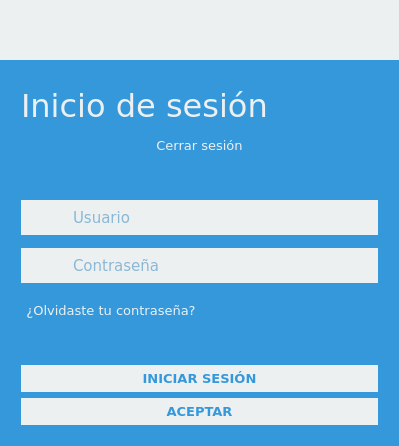
<?xml version="1.0" encoding="UTF-8"?>
<ui version="4.0">
 <class>Form</class>
 <widget class="QWidget" name="Form">
  <property name="geometry">
   <rect>
    <x>0</x>
    <y>0</y>
    <width>399</width>
    <height>446</height>
   </rect>
  </property>
  <property name="windowTitle">
   <string>Iniciar sesión</string>
  </property>
  <property name="windowIcon">
   <iconset>
    <normaloff>:/sigrdap/icons/usuario.png</normaloff>:/sigrdap/icons/usuario.png</iconset>
  </property>
  <property name="styleSheet">
   <string notr="true">QWidget{
	background-color: #3498db;
}

QLineEdit {
color: #2980b9;
background-color: #ecf0f1;
border-style: none;
padding-left: 15px;
}

QPushButton:enabled{
background-color: #ecf0f1;
color: #3498db;
}

QPushButton:disabled{
background-color: #adc1ce;
color: rgb(255, 255, 255);
}

</string>
  </property>
  <layout class="QVBoxLayout" name="verticalLayout_2">
   <property name="leftMargin">
    <number>0</number>
   </property>
   <property name="topMargin">
    <number>0</number>
   </property>
   <property name="rightMargin">
    <number>0</number>
   </property>
   <property name="bottomMargin">
    <number>0</number>
   </property>
   <item>
    <widget class="QFrame" name="frame">
     <property name="sizePolicy">
      <sizepolicy hsizetype="Preferred" vsizetype="Fixed">
       <horstretch>0</horstretch>
       <verstretch>0</verstretch>
      </sizepolicy>
     </property>
     <property name="minimumSize">
      <size>
       <width>0</width>
       <height>35</height>
      </size>
     </property>
     <property name="styleSheet">
      <string notr="true">background-color: #ecf0f1;</string>
     </property>
     <property name="frameShape">
      <enum>QFrame::NoFrame</enum>
     </property>
     <property name="frameShadow">
      <enum>QFrame::Raised</enum>
     </property>
     <layout class="QHBoxLayout" name="horizontalLayout">
      <property name="spacing">
       <number>0</number>
      </property>
      <property name="leftMargin">
       <number>0</number>
      </property>
      <property name="topMargin">
       <number>0</number>
      </property>
      <property name="rightMargin">
       <number>0</number>
      </property>
      <property name="bottomMargin">
       <number>0</number>
      </property>
      <item>
       <widget class="QLabel" name="logo">
        <property name="styleSheet">
         <string notr="true"/>
        </property>
        <property name="text">
         <string/>
        </property>
       </widget>
      </item>
      <item>
       <spacer name="horizontalSpacer">
        <property name="orientation">
         <enum>Qt::Horizontal</enum>
        </property>
        <property name="sizeHint" stdset="0">
         <size>
          <width>40</width>
          <height>20</height>
         </size>
        </property>
       </spacer>
      </item>
      <item>
       <layout class="QVBoxLayout" name="verticalLayout_6">
        <property name="spacing">
         <number>0</number>
        </property>
        <item>
         <widget class="QPushButton" name="botonCerrar">
          <property name="sizePolicy">
           <sizepolicy hsizetype="Fixed" vsizetype="Fixed">
            <horstretch>0</horstretch>
            <verstretch>0</verstretch>
           </sizepolicy>
          </property>
          <property name="minimumSize">
           <size>
            <width>50</width>
            <height>50</height>
           </size>
          </property>
          <property name="maximumSize">
           <size>
            <width>50</width>
            <height>50</height>
           </size>
          </property>
          <property name="focusPolicy">
           <enum>Qt::NoFocus</enum>
          </property>
          <property name="styleSheet">
           <string notr="true">:enabled{
	color: black;
	border: none;
	padding: 5px;
}

:disabled{
	color: black;
}

:pressed{
	background-color: black;
}

:hover{
	background-color: #e74c3c;
	border: none;
}</string>
          </property>
          <property name="text">
           <string/>
          </property>
          <property name="icon">
           <iconset>
            <normaloff>:/General/icons/closeicon-d.png</normaloff>:/General/icons/closeicon-d.png</iconset>
          </property>
          <property name="iconSize">
           <size>
            <width>24</width>
            <height>24</height>
           </size>
          </property>
          <property name="flat">
           <bool>false</bool>
          </property>
         </widget>
        </item>
        <item>
         <spacer name="verticalSpacer_6">
          <property name="orientation">
           <enum>Qt::Vertical</enum>
          </property>
          <property name="sizeHint" stdset="0">
           <size>
            <width>20</width>
            <height>10</height>
           </size>
          </property>
         </spacer>
        </item>
       </layout>
      </item>
     </layout>
    </widget>
   </item>
   <item>
    <layout class="QVBoxLayout" name="verticalLayout">
     <property name="leftMargin">
      <number>21</number>
     </property>
     <property name="topMargin">
      <number>21</number>
     </property>
     <property name="rightMargin">
      <number>21</number>
     </property>
     <property name="bottomMargin">
      <number>21</number>
     </property>
     <item>
      <widget class="QLabel" name="labelBienvenido">
       <property name="sizePolicy">
        <sizepolicy hsizetype="MinimumExpanding" vsizetype="Preferred">
         <horstretch>0</horstretch>
         <verstretch>0</verstretch>
        </sizepolicy>
       </property>
       <property name="minimumSize">
        <size>
         <width>205</width>
         <height>0</height>
        </size>
       </property>
       <property name="font">
        <font>
         <family>Verdana</family>
         <pointsize>24</pointsize>
        </font>
       </property>
       <property name="styleSheet">
        <string notr="true">color: #ecf0f1;</string>
       </property>
       <property name="text">
        <string>&lt;html&gt;&lt;head/&gt;&lt;body&gt;&lt;p&gt;Inicio de sesión&lt;/p&gt;&lt;/body&gt;&lt;/html&gt;</string>
       </property>
       <property name="wordWrap">
        <bool>false</bool>
       </property>
      </widget>
     </item>
     <item>
      <layout class="QHBoxLayout" name="horizontalLayout_5">
       <item>
        <widget class="QLabel" name="spacerC1">
         <property name="text">
          <string/>
         </property>
        </widget>
       </item>
       <item>
        <widget class="QPushButton" name="botonLogout">
         <property name="font">
          <font>
           <family>Verdana</family>
           <pointsize>10</pointsize>
           <weight>50</weight>
           <bold>false</bold>
          </font>
         </property>
         <property name="cursor">
          <cursorShape>PointingHandCursor</cursorShape>
         </property>
         <property name="focusPolicy">
          <enum>Qt::TabFocus</enum>
         </property>
         <property name="styleSheet">
          <string notr="true">:enabled{
	color: #ecf0f1;
	border: none;
	background-color: transparent;
	padding: 5px;
}

:disabled{
	color: #ecf0f1;
}

:pressed{
	color: black;
}

:hover{
	color: white;
}</string>
         </property>
         <property name="text">
          <string>Cerrar sesión</string>
         </property>
         <property name="flat">
          <bool>true</bool>
         </property>
        </widget>
       </item>
       <item>
        <widget class="QLabel" name="spacerC2">
         <property name="text">
          <string/>
         </property>
        </widget>
       </item>
      </layout>
     </item>
     <item>
      <widget class="QLabel" name="spacer2">
       <property name="text">
        <string/>
       </property>
      </widget>
     </item>
     <item>
      <layout class="QHBoxLayout" name="horizontalLayout_2">
       <property name="spacing">
        <number>0</number>
       </property>
       <item>
        <widget class="QPushButton" name="iconUser">
         <property name="sizePolicy">
          <sizepolicy hsizetype="Minimum" vsizetype="Fixed">
           <horstretch>0</horstretch>
           <verstretch>0</verstretch>
          </sizepolicy>
         </property>
         <property name="minimumSize">
          <size>
           <width>35</width>
           <height>35</height>
          </size>
         </property>
         <property name="maximumSize">
          <size>
           <width>35</width>
           <height>16777215</height>
          </size>
         </property>
         <property name="focusPolicy">
          <enum>Qt::NoFocus</enum>
         </property>
         <property name="styleSheet">
          <string notr="true">margin: 0;
border: none;</string>
         </property>
         <property name="text">
          <string/>
         </property>
         <property name="icon">
          <iconset>
           <normaloff>:/General/icons/usericon-i.png</normaloff>:/General/icons/usericon-i.png</iconset>
         </property>
         <property name="iconSize">
          <size>
           <width>35</width>
           <height>35</height>
          </size>
         </property>
         <property name="flat">
          <bool>true</bool>
         </property>
        </widget>
       </item>
       <item>
        <widget class="QLineEdit" name="editUsuario">
         <property name="minimumSize">
          <size>
           <width>320</width>
           <height>35</height>
          </size>
         </property>
         <property name="font">
          <font>
           <family>Verdana</family>
           <pointsize>11</pointsize>
          </font>
         </property>
         <property name="whatsThis">
          <string>&lt;html&gt;&lt;head/&gt;&lt;body&gt;&lt;p&gt;Usuario&lt;/p&gt;&lt;/body&gt;&lt;/html&gt;</string>
         </property>
         <property name="text">
          <string/>
         </property>
         <property name="placeholderText">
          <string>Usuario</string>
         </property>
        </widget>
       </item>
      </layout>
     </item>
     <item>
      <spacer name="verticalSpacer_2">
       <property name="orientation">
        <enum>Qt::Vertical</enum>
       </property>
       <property name="sizeType">
        <enum>QSizePolicy::Fixed</enum>
       </property>
       <property name="sizeHint" stdset="0">
        <size>
         <width>20</width>
         <height>7</height>
        </size>
       </property>
      </spacer>
     </item>
     <item>
      <layout class="QHBoxLayout" name="horizontalLayout_3">
       <property name="spacing">
        <number>0</number>
       </property>
       <item>
        <widget class="QPushButton" name="iconLock">
         <property name="sizePolicy">
          <sizepolicy hsizetype="Minimum" vsizetype="Fixed">
           <horstretch>0</horstretch>
           <verstretch>0</verstretch>
          </sizepolicy>
         </property>
         <property name="minimumSize">
          <size>
           <width>35</width>
           <height>35</height>
          </size>
         </property>
         <property name="maximumSize">
          <size>
           <width>35</width>
           <height>16777215</height>
          </size>
         </property>
         <property name="focusPolicy">
          <enum>Qt::NoFocus</enum>
         </property>
         <property name="styleSheet">
          <string notr="true">margin: 0;
border: none;</string>
         </property>
         <property name="text">
          <string/>
         </property>
         <property name="icon">
          <iconset>
           <normaloff>:/General/icons/lockicon-i.png</normaloff>:/General/icons/lockicon-i.png</iconset>
         </property>
         <property name="iconSize">
          <size>
           <width>35</width>
           <height>35</height>
          </size>
         </property>
         <property name="flat">
          <bool>true</bool>
         </property>
        </widget>
       </item>
       <item>
        <widget class="QLineEdit" name="editPassword">
         <property name="minimumSize">
          <size>
           <width>320</width>
           <height>35</height>
          </size>
         </property>
         <property name="font">
          <font>
           <family>Verdana</family>
           <pointsize>11</pointsize>
          </font>
         </property>
         <property name="text">
          <string/>
         </property>
         <property name="echoMode">
          <enum>QLineEdit::Password</enum>
         </property>
         <property name="placeholderText">
          <string>Contraseña</string>
         </property>
        </widget>
       </item>
      </layout>
     </item>
     <item>
      <spacer name="verticalSpacer">
       <property name="orientation">
        <enum>Qt::Vertical</enum>
       </property>
       <property name="sizeType">
        <enum>QSizePolicy::Fixed</enum>
       </property>
       <property name="sizeHint" stdset="0">
        <size>
         <width>20</width>
         <height>7</height>
        </size>
       </property>
      </spacer>
     </item>
     <item>
      <layout class="QHBoxLayout" name="horizontalLayout_6">
       <item>
        <widget class="QPushButton" name="botonForgot">
         <property name="font">
          <font>
           <family>Verdana</family>
           <pointsize>10</pointsize>
           <weight>50</weight>
           <bold>false</bold>
          </font>
         </property>
         <property name="cursor">
          <cursorShape>PointingHandCursor</cursorShape>
         </property>
         <property name="focusPolicy">
          <enum>Qt::TabFocus</enum>
         </property>
         <property name="styleSheet">
          <string notr="true">:enabled{
	color: #ecf0f1;
	border: none;
	background-color: transparent;
	padding: 5px;
}

:disabled{
	color: #ecf0f1;
}

:pressed{
	color: black;
}

:hover{
	color: white;
}</string>
         </property>
         <property name="text">
          <string>¿Olvidaste tu contraseña?</string>
         </property>
        </widget>
       </item>
       <item>
        <widget class="QLabel" name="spacerF1">
         <property name="text">
          <string/>
         </property>
        </widget>
       </item>
      </layout>
     </item>
     <item>
      <widget class="QLabel" name="spacer1">
       <property name="text">
        <string/>
       </property>
      </widget>
     </item>
     <item>
      <widget class="QPushButton" name="botonLogin">
       <property name="font">
        <font>
         <family>Verdana</family>
         <pointsize>10</pointsize>
         <weight>75</weight>
         <bold>true</bold>
        </font>
       </property>
       <property name="styleSheet">
        <string notr="true">:enabled{
	padding: 5px;
	border: none;
}

:disabled{
	padding: 5px;
	border: none;
}

:hover{
	padding: 5px;
	background-color: white;
	color: #2980b9;
}</string>
       </property>
       <property name="text">
        <string>INICIAR SESIÓN</string>
       </property>
      </widget>
     </item>
     <item>
      <widget class="QPushButton" name="botonAceptar">
       <property name="font">
        <font>
         <family>Verdana</family>
         <pointsize>10</pointsize>
         <weight>75</weight>
         <bold>true</bold>
        </font>
       </property>
       <property name="focusPolicy">
        <enum>Qt::TabFocus</enum>
       </property>
       <property name="styleSheet">
        <string notr="true">:enabled{
	padding: 5px;
	border: none;
}

:disabled{
	padding: 5px;
	border: none;
}

:hover{
	padding: 5px;
	background-color: white;
	color: #2980b9;
}</string>
       </property>
       <property name="text">
        <string>ACEPTAR</string>
       </property>
      </widget>
     </item>
    </layout>
   </item>
  </layout>
 </widget>
 <tabstops>
  <tabstop>editUsuario</tabstop>
  <tabstop>editPassword</tabstop>
  <tabstop>botonLogin</tabstop>
  <tabstop>botonForgot</tabstop>
  <tabstop>botonAceptar</tabstop>
  <tabstop>botonLogout</tabstop>
 </tabstops>
 <resources/>
 <connections/>
</ui>
